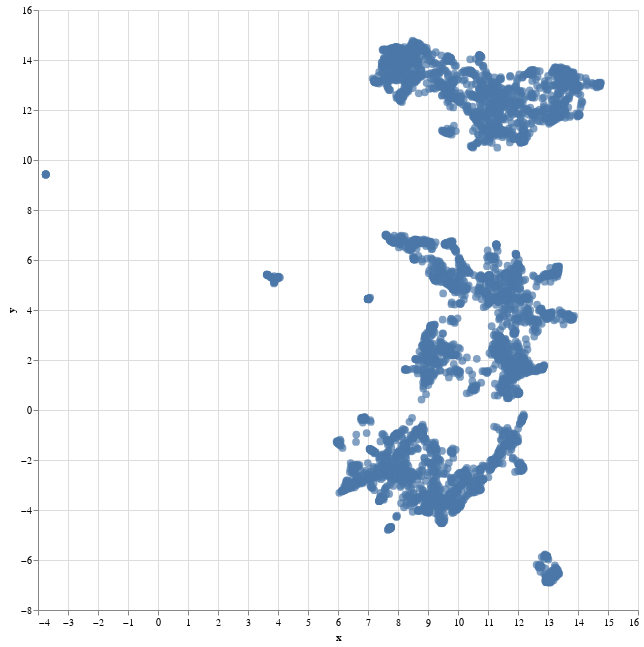

Here is the notebook cell this chart was saved with:
### Code cell
plot(umap_pca_2d_df)

### Figure 1 — Vega-Lite specification as saved in the notebook (floating-point values rounded to 4 significant figures; data arrays with more than 128 entries replaced by an {"elided": "..."} marker saying what was removed)
{"config": {"view": {"continuousWidth": 400, "continuousHeight": 300}}, "data": {"name": "data-078b084d6a514e1e8e2832985ace3eb9"}, "mark": {"type": "circle", "size": 60}, "encoding": {"tooltip": [{"type": "nominal", "field": "id"}], "x": {"type": "quantitative", "field": "x"}, "y": {"type": "quantitative", "field": "y"}}, "height": 600, "selection": {"selector007": {"type": "interval", "bind": "scales", "encodings": ["x", "y"]}}, "width": 600, "$schema": "https://vega.github.io/schema/vega-lite/v4.8.1.json", "datasets": {"data-078b084d6a514e1e8e2832985ace3eb9": {"elided": "5140 records"}}}
